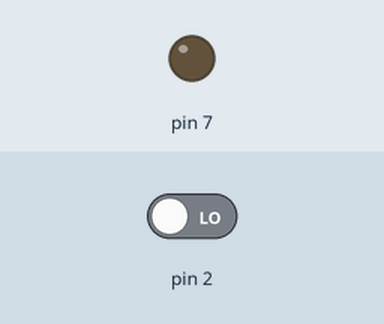
Bench run of a sketch on a simulated Arduino Uno, built with avr-gcc and run on an emulated ATmega328P. On the bench: output pins drawn as LEDs (lit = HIGH). Dashed ring = blinking. The inputs (shaded band) are chosen by the test bench; at power-on: pin 2 LOW.

Above: at 1.2 s.
1.3 s: pin 2 driven HIGH
At 1.7 s:
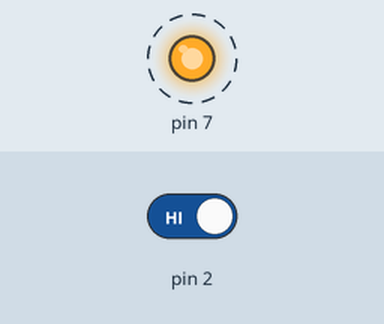
4.3 s: pin 2 driven LOW
At 5.3 s:
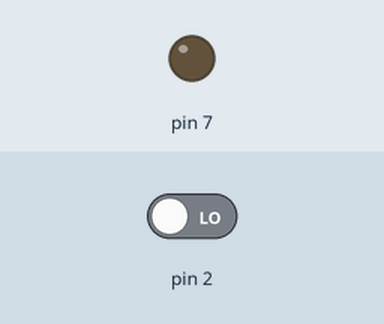
Timing chart, 0 to 7.3 s (numbered marks = the images above; inputs shaded):
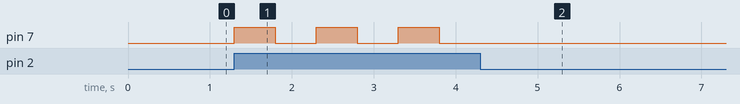

The sketch:

trial.ino
```cpp
void setup() {
  // put your setup code here, to run once:

 pinMode(7,OUTPUT);
 pinMode(2,INPUT);

 digitalWrite(7,LOW);

}

void loop() {
  // put your main code here, to run repeatedly:


  if (digitalRead(2) == HIGH){

    digitalWrite(7, HIGH);
    delay(500);

    }

   if (digitalRead(2) == HIGH && digitalRead(7) == HIGH){

    digitalWrite(7, LOW);
    delay(500);
    }

}
```

Measured:
- after the input at 1.3 s, pin 7: alternates HIGH for 0.50 s and LOW for 0.50 s, starting at once
- after the input at 4.3 s, pin 7: stops changing and stays LOW
